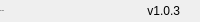
              <widget class="QFrame" name="bottomBar">
               <property name="minimumSize">
                <size>
                 <width>0</width>
                 <height>22</height>
                </size>
               </property>
               <property name="maximumSize">
                <size>
                 <width>16777215</width>
                 <height>22</height>
                </size>
               </property>
               <property name="frameShape">
                <enum>QFrame::Shape::NoFrame</enum>
               </property>
               <property name="frameShadow">
                <enum>QFrame::Shadow::Raised</enum>
               </property>
               <layout class="QHBoxLayout" name="horizontalLayout_5">
                <property name="spacing">
                 <number>0</number>
                </property>
                <property name="leftMargin">
                 <number>0</number>
                </property>
                <property name="topMargin">
                 <number>0</number>
                </property>
                <property name="rightMargin">
                 <number>0</number>
                </property>
                <property name="bottomMargin">
                 <number>0</number>
                </property>
                <item>
                 <widget class="QLabel" name="creditsLabel">
                  <property name="maximumSize">
                   <size>
                    <width>16777215</width>
                    <height>16</height>
                   </size>
                  </property>
                  <property name="font">
                   <font>
                    <family>Segoe UI</family>
                    <pointsize>-1</pointsize>
                    <italic>false</italic>
                    <bold>false</bold>
                   </font>
                  </property>
                  <property name="text">
                   <string>By: Glace</string>
                  </property>
                  <property name="alignment">
                   <set>Qt::AlignmentFlag::AlignLeading|Qt::AlignmentFlag::AlignLeft|Qt::AlignmentFlag::AlignVCenter</set>
                  </property>
                 </widget>
                </item>
                <item>
                 <widget class="QLabel" name="version">
                  <property name="text">
                   <string>v1.0.3</string>
                  </property>
                  <property name="alignment">
                   <set>Qt::AlignmentFlag::AlignRight|Qt::AlignmentFlag::AlignTrailing|Qt::AlignmentFlag::AlignVCenter</set>
                  </property>
                 </widget>
                </item>
                <item>
                 <widget class="QFrame" name="frame_size_grip">
                  <property name="minimumSize">
                   <size>
                    <width>20</width>
                    <height>0</height>
                   </size>
                  </property>
                  <property name="maximumSize">
                   <size>
                    <width>20</width>
                    <height>16777215</height>
                   </size>
                  </property>
                  <property name="frameShape">
                   <enum>QFrame::Shape::NoFrame</enum>
                  </property>
                  <property name="frameShadow">
                   <enum>QFrame::Shadow::Raised</enum>
                  </property>
                 </widget>
                </item>
               </layout>
              </widget>
